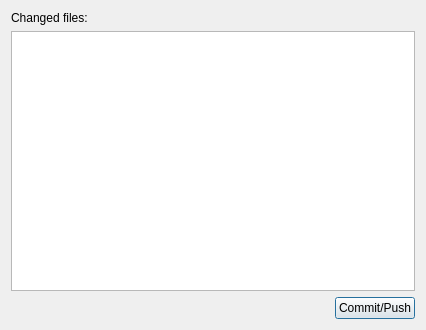
<?xml version="1.0" encoding="UTF-8"?>
<ui version="4.0">
 <class>ChangedFilesDialog</class>
 <widget class="QDialog" name="ChangedFilesDialog">
  <property name="geometry">
   <rect>
    <x>0</x>
    <y>0</y>
    <width>426</width>
    <height>330</height>
   </rect>
  </property>
  <property name="windowTitle">
   <string>Changed files</string>
  </property>
  <layout class="QVBoxLayout" name="verticalLayout">
   <item>
    <widget class="QLabel" name="label">
     <property name="text">
      <string>Changed files:</string>
     </property>
    </widget>
   </item>
   <item>
    <widget class="QListWidget" name="listWidget"/>
   </item>
   <item>
    <layout class="QHBoxLayout" name="horizontalLayout">
     <item>
      <spacer name="horizontalSpacer">
       <property name="orientation">
        <enum>Qt::Horizontal</enum>
       </property>
       <property name="sizeHint" stdset="0">
        <size>
         <width>40</width>
         <height>20</height>
        </size>
       </property>
      </spacer>
     </item>
     <item>
      <widget class="QPushButton" name="pushButtonCommitPush">
       <property name="text">
        <string>Commit/Push</string>
       </property>
      </widget>
     </item>
    </layout>
   </item>
  </layout>
 </widget>
 <resources/>
 <connections/>
</ui>
